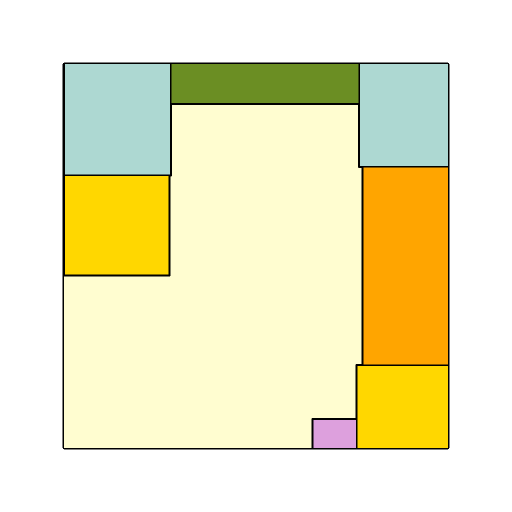
#> input picture ai_processing/module_detect_rooms/outputs/colored_floorplan_with_furniture.png, 1024 x 1024 px (shown at 1/2 size)
$ python add_room_areas.py
#> lines starting #> are read from the running program, lines starting #| are printed output that depends on the picture; after the words box and inside, x2 and y2 are one past the last pixel; in counts of white or black regions, pixels touching at a corner belong together
import cv2
import numpy as np
import json
import os
import shutil
from collections import Counter
from pathlib import Path

# Đã xóa PIL vì không cần thiết trong logic mới, nhưng giữ lại import trong hàm main để resize
try:
    from PIL import Image
    HAS_PIL = True
except ImportError:
    HAS_PIL = False

class FloorplanAreaLabeler:
    # COMMON_ROOM_SEQUENCE không còn cần thiết nữa

    # TYPE_DISPLAY_MAP được cập nhật để xử lý tên mới
    TYPE_DISPLAY_MAP = {
        "bathroom": "Bathroom",
        "storage": "Storage",
        "livingroom": "LDK",
        "masterroom": "Bedroom", # Xử lý các tên cũ
        "commonroom": "Common Room",
        "balcony": "Balcony",
        "kitchen": "Kitchen",
        "entrance": "Entrance",

        # Xử lý các tên mới (đã được classify)
        "bedroom": "Bedroom",
        "studyroom": "Study Room",
        "japanstyleroom": "Japan Style Room",
    }

    def __init__(self, total_area_m2: float = 100.0):
        self.total_area_m2 = total_area_m2
        self.pixel_to_m2_ratio = 0.0
        # *** LOGIC ĐỌC JSON REQUEST ĐÃ BỊ XÓA BỎ ***
        # self.request_info = self._load_request_info()
        print("✅ Labeler initialized. Will use names from room_data.json")

    # *** HÀM _load_request_info ĐÃ BỊ XÓA BỎ ***

    @staticmethod
    def _normalize_key(name: str) -> str:
        return (name or "").lower().replace(" ", "").replace("_", "")

    # [35 lines left out: functions _parse_room_type, _resolve_display_base, not called in this run]

    def calculate_pixel_ratio(self, image_path: str) -> float:
        img = cv2.imread(image_path)
#> img is the input picture: shape (1024, 1024, 3); mean B, G, R 192.5, 234.7, 239.6
        if img is None:
            raise FileNotFoundError(f"Cannot read image: {image_path}")
        gray = cv2.cvtColor(img, cv2.COLOR_BGR2GRAY)
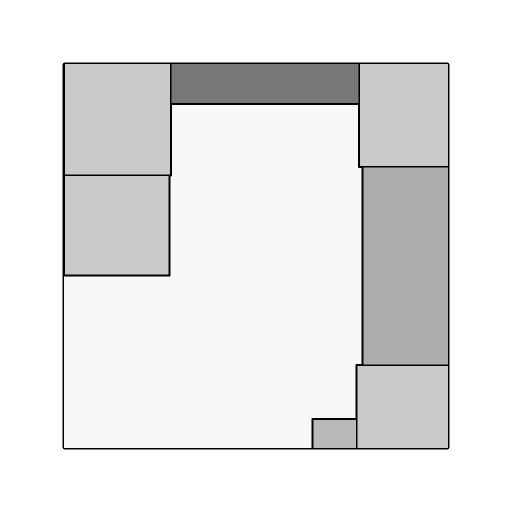
#> gray: shape (1024, 1024) (shown at 1/2 size); min 0, max 255, mean 231.1
        _, binary = cv2.threshold(gray, 250, 255, cv2.THRESH_BINARY_INV)
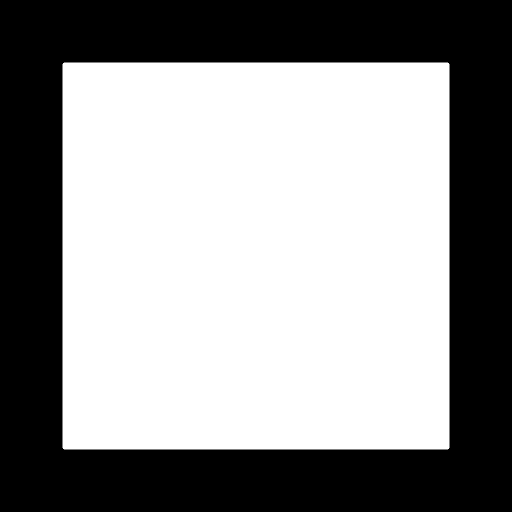
#> binary: shape (1024, 1024) (shown at 1/2 size); 57.1% white; 1 black region, box (x1, y1, x2, y2) and area: (0, 0, 1024, 1024) 449520
        interior_pixels = cv2.countNonZero(binary)
#> interior_pixels = 599056
        if interior_pixels > 0:
            self.pixel_to_m2_ratio = self.total_area_m2 / interior_pixels
#> self.pixel_to_m2_ratio = 0.000167
        print(f"   📏 Interior pixels: {interior_pixels}")
#|    📏 Interior pixels: 599056
        print(f"   📏 Total area: {self.total_area_m2} m²")
        print(f"   📏 Pixel to m² ratio: {self.pixel_to_m2_ratio:.6f}")
#|    📏 Pixel to m² ratio: 0.000167
        return self.pixel_to_m2_ratio

    # [10 lines left out: function calculate_room_area, not called in this run]

    def add_area_labels(self, image_path: str, room_data_path: str, output_path: str) -> None:
        img = cv2.imread(image_path)
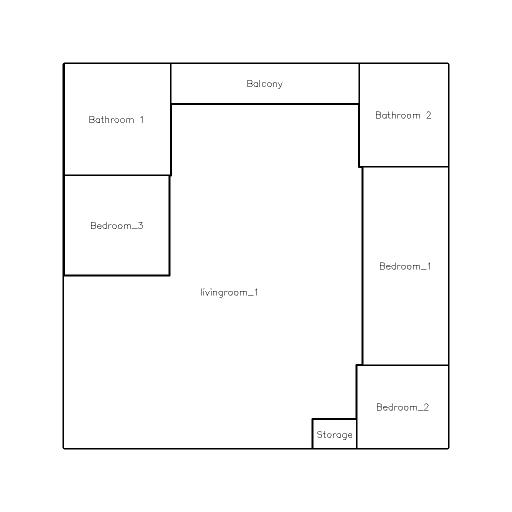
#> input picture ai_processing/module_detect_rooms/outputs/overlay_result.png, 1024 x 1024 px (shown at 1/2 size)
#> img is the input picture: shape (1024, 1024, 3); 98% white; 74 black regions (21 under 20 px), largest, box (x1, y1, x2, y2) and area: (125, 125, 899, 899) 19252, (495, 160, 505, 174) 48, (752, 223, 762, 237) 48
        if img is None:
            raise FileNotFoundError(f"Cannot read image: {image_path}")
#> (the run stopped early here; a loop or call above may not have finished)
